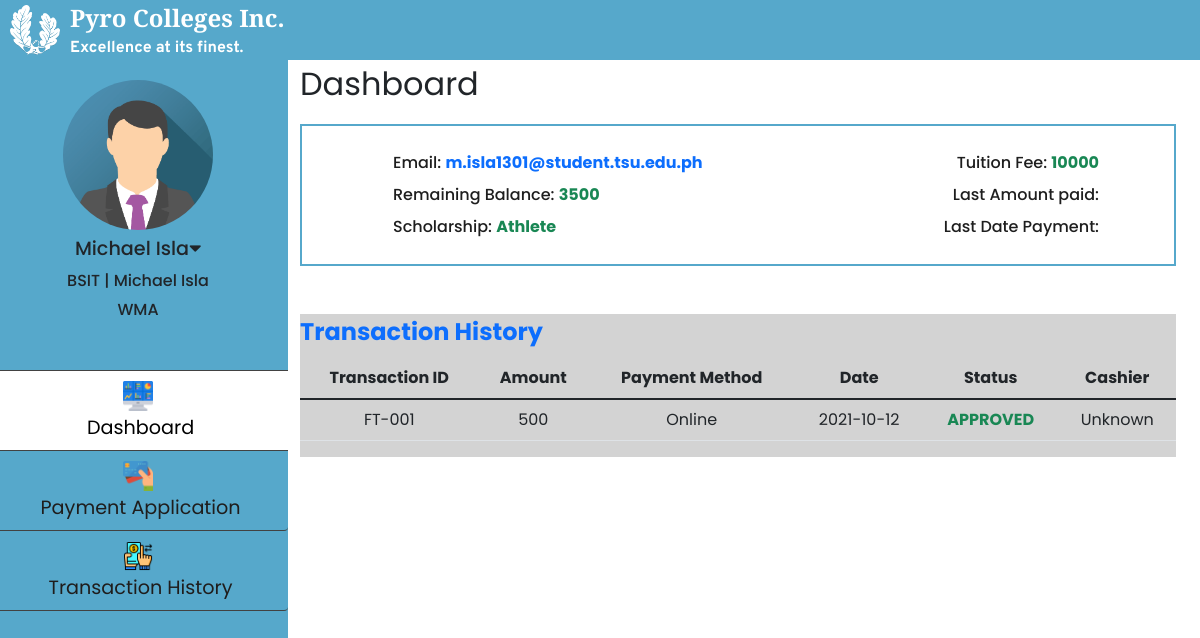
Screenshot of /html/student_access.php (signed in) with the database file from the repository.
### tables this page shows
CREATE TABLE `tbl_student_school_details` (
  `stud_id` int(11) NOT NULL,
  `LRN` varchar(100) NOT NULL,
  `stud_type` varchar(100) NOT NULL,
  `csi_academic_year` varchar(100) NOT NULL,
  `csi_semester` varchar(100) NOT NULL,
  `csi_program` varchar(255) NOT NULL,
  `csi_major` longtext NOT NULL,
  `csi_year_level` varchar(100) NOT NULL
);

CREATE TABLE `tbl_student_fees` (
  `program_id` int(11) NOT NULL,
  `stud_id` int(11) NOT NULL,
  `fullname` varchar(100) NOT NULL,
  `csi_year_level` varchar(100) NOT NULL,
  `scholar_type` varchar(100) NOT NULL,
  `discount_type` varchar(100) NOT NULL,
  `tuition_fee` int(100) NOT NULL,
  `total_amount_paid` int(11) NOT NULL,
  `balance` int(11) NOT NULL,
  `remarks` varchar(100) NOT NULL
);

### html/student_access.php (the view, shortened to what this page needs)
<?php
    if(!isset($_SESSION['stud_id']) && $_SESSION['role'] != 'Student'){
        header('Location: login.php');
    }else{
        include_once '../connection/Config.php';
        $sqlStud ="SELECT det.*,fees.*
                    FROM tbl_student_school_details AS det
                    INNER JOIN tbl_student_fees AS fees
                    WHERE det.stud_id = ?";
        $stmtStud = $con->prepare($sqlStud);
        $stmtStud->bind_param('s', $_SESSION['stud_id']);
        $stmtStud->execute();
        $resStud = $stmtStud->get_result();
        $rowStud = $resStud->fetch_assoc();
    }
?>
<!DOCTYPE html>
<html lang="en">
<head>
    <link href="https://cdn.jsdelivr.net/npm/bootstrap@5.1.1/dist/css/bootstrap.min.css" rel="stylesheet">
    <link rel="stylesheet" href="https://pro.fontawesome.com/releases/v5.10.0/css/all.css"/>
    <link rel="stylesheet" href="../css/student_access.css">
</head>
<body>
<div class="nav__bar">
    <div class="nav__bar_two">
    <img src="../images/logo.png" alt="">
        <div class="nav__bar_two_text">
            <span>Pyro Colleges Inc.</span>
            <p>Excellence at its finest.</p>
        </div>
    </div>
</div>
<div class="row parentContainerClass">
    <div class="col-3 left-tab">
    <div class="upper-left-tab">
        <img src="..\images\registrar_img\sample_registrar_pic.png" alt="">
        <p class="reg__name" style="font-size: 1.2rem;"><?= $_SESSION['fullname'];?><i class="fas fa-caret-down" onclick="profile_link_show()   "></i></p>
        <p class="reg__name"> <?=$rowStud['csi_program'];?> | <?= $_SESSION['fullname'];?></p>
        <p class="reg__name"><?=$rowStud['csi_major'];?></p>
    </div>
    <div class="nav flex-column nav-pills pl-2 mt-5 align-middle" id="v-pills-tab" role="tablist" aria-orientation="vertical">
        <a class="nav-link active main__" id="v-pills-dashboard-tab" data-toggle="pill" href="#v-pills-dashboard" role="tab" aria-controls="v-pills-dashboard" aria-selected="true"><img src="../images/icons/dashboard.png" width="30px" height="30px" class="d-block mx-auto mb-1">&nbsp;Dashboard</a>
        <a class="nav-link main__" id="v-pills-payment-application-tab" data-toggle="pill" href="#v-pills-payment-application" role="tab" aria-controls="v-pills-payment-application" aria-selected="false"><img src="../images/icons/stud_payment_form.png" width="30px" height="30px" class="d-block mx-auto mb-1">&nbsp;Payment Application</a>
        <a class="nav-link main__" id="v-pills-transaction-history-tab" data-toggle="pill" href="#v-pills-transaction-history" role="tab" aria-controls="v-pills-transaction-history" aria-selected="false"><img src="../images/icons/transaction_history.png" width="30px" height="30px" class="d-block mx-auto mb-1">&nbsp;Transaction History</a>
    </div>
    </div>
<div class="col-md right-tab">
        <div class="tab-content" id="v-pills-tabContent">
            <div class="tab-pane fade show active" id="v-pills-dashboard" role="tabpanel" aria-labelledby="v-pills-dashboard">
                <p class="title_tab_universal mb-3">Dashboard</p>
                <div class="miniDashboard mb-5">
                    <div class="col d-flex mb-2">
                        <span class="miniDashboardh3 mx-3 w-50 ">Email: <span class="text-primary" style="font-weight: bold;"><?= $_SESSION['email'];?></span></span>
                        <span class="miniDashboardh3 w-50 text-end ">Tuition Fee: <span class="text-success" style="font-weight: bold; "><?=$rowStud['tuition_fee'];?></span></span>
                    </div>
                    <div class="col d-flex mb-2">
                        <span class="miniDashboardh3 mx-3 w-50">Remaining Balance: <span class="text-success" style="font-weight: bold;"><?=$rowStud['balance'];?></span></span>
                        <span class="miniDashboardh3 text-end w-50">Last Amount paid: <span class="text-success" style="font-weight: bold;"></span></span>
                    </div>
                    <div class="col d-flex">
                        <span class="miniDashboardh3 mx-3 w-50">Scholarship: <span class="text-success" style="font-weight: bold; "><?=$rowStud['scholar_type'];?></span></span>
                        <span class="miniDashboardh3 w-50 text-end ">Last Date Payment: <span class="text-success" style="font-weight: bold; "></span></span>
                    </div>
                </div>
                <div class="universalLightGrayBg" style="overflow-x: auto;" id="table_dashboard_id">
                    <span class="text-primary d-block mb-2" style="font-size: 1.5rem; font-weight: bold;">Transaction History</span>
                        <table class="table">
                            <thead class="thead-light text-center">
                            <tr>
                                <th scope="col">Transaction ID</th>
                                <th scope="col">Amount</th>
                                <th scope="col">Payment Method</th>
                                <th scope="col">Date</th>
                                <th scope="col">Status</th>
                                <th scope="col">Cashier</th>
                            </tr>
                            </thead>
                            <tbody >
                            <?php
                            $sql ="SELECT transaction_no, amount, payment_method, transaction_date, payment_status, cashier_name
                                    FROM tbl_payments WHERE stud_id = ?
                                    UNION ALL
                                    SELECT transaction_no, amount, NUll as payment_method, transaction_date, status, NULL as cashier_name
                                    FROM tbl_pending_payments WHERE stud_id = ?";
                            $stmt = $con->prepare($sql);
                            $stmt->bind_param('ss', $_SESSION['stud_id'], $_SESSION['stud_id']);
                            $stmt->execute();
                            $res = $stmt->get_result();
                            $count = $res->num_rows;
                                ?>
                            <?php
                            if($count > 0){
                            while($data = $res->fetch_assoc()){?>
                            <tr class="text-center">
                                <td><?=$data['transaction_no'];?></td>
                                <td><?=$data['amount'];?></td>
                                <td><?=$data['payment_method'];?></td>
                                <td><?=$data['transaction_date'];?></td>
                                <td class="text-success text-uppercase fw-bold"><?=$data['payment_status'];?></td>
                                <td><?=$data['cashier_name'];?></td>
                            </tr>
                            <?php }?>
                            <?php }else{?>
                            <tr>
                                <td><?php echo "No Records"?></td>
                            </tr>
                            <?php }
                            ?>
                            </tbody>
                        </table>
                </div>
                </div>
        </div>
    </div>
</div>
</body>
</html>

### css/student_access.css (style rules this page uses)
:root { font-size: 16px; --black-color: rgb(31, 29, 28); --white-color: #FFFFFF; --blue-color: #56A8CBFF; --green-color: #3fd4b7; --input-background-color: rgb(194, 207, 219); --font-school-name: 'Zilla Slab', serif; --font-tagline: 'Overpass', sans-serif; }
* { font-family: 'Poppins', sans-serif; margin: 0; padding: 0; box-sizing: border-box; }
.nav__bar { width: 100%; height: 60px; background: var(--blue-color); color: white; display: flex; justify-content: center; flex-direction: column; margin: 0; transition: 300ms ease; position: fixed; z-index: 1000; }
.nav__bar .nav__bar_two img { width: 50px; height: 50px; margin: 0 10px; }
.nav__bar .nav__bar_two { display: flex; align-items: center; }
.nav__bar .nav__bar_two .nav__bar_two_text span { display: block; font-family: var(--font-school-name); font-size: 1.5rem; font-weight: bold; color: var(--white-color); margin-top: 10px; }
.nav__bar .nav__bar_two .nav__bar_two_text p { font-family: var(--font-tagline); color: var(--white-color); font-weight: bold; margin-bottom: 10px; }
.left-tab { height: 100%; padding: 0; max-width: 300px; position: fixed; margin-top: 60px; background-color: var(--blue-color) }
.upper-left-tab { position: relative; }
.upper-left-tab > * { transition: 300ms ease; }
.upper-left-tab img { width: 150px; height: 150px; border-radius: 50%; display: block; margin: 20px auto 5px; }
.reg__name { text-align: center; margin: 0; font-weight: 500; margin-bottom: 5px; }
.reg__name i { cursor: pointer; }
.nav-link.main__ { color: var(--black-color); font-size: 1.2rem; padding: 10px 25px; line-height: 25px; width: 100%; text-align: center; transition: 250ms; border-bottom: 1px solid #424242; }
.nav-link.main__:first-child { border-top: 1px solid #424242; }
.nav-link.main__.active { background-color: white; color: black; border-top-right-radius: 0; border-bottom-right-radius: 0; }
.title_tab_universal { font-size: 2rem; }
.row { width: 100%; }
.right-tab { margin-top: 60px; margin-left: 300px; }
.miniDashboard { width: 100%; padding: 25px 75px; display: block; margin: 10px 0; border: 2px solid var(--blue-color); }
.miniDashboardh3 { color: #1e1e1e; font-weight: 500; }
.universalLightGrayBg { background: lightgray; }

### rows the page displays
tbl_student_school_details: csi_program "BSIT", csi_major "WMA", tbl_student_fees.tuition_fee "10000", tbl_student_fees.balance "3500", tbl_student_fees.scholar_type "Athlete"

### other values shown
$_SESSION['fullname'] "Michael Isla"
$_SESSION['email'] "m.isla1301@student.tsu.edu.ph"
$data['transaction_no'] "FT-001"
$data['amount'] "500"
$data['payment_method'] "Online"
$data['transaction_date'] "2021-10-12"
$data['payment_status'] "APPROVED"
$data['cashier_name'] "Unknown"
